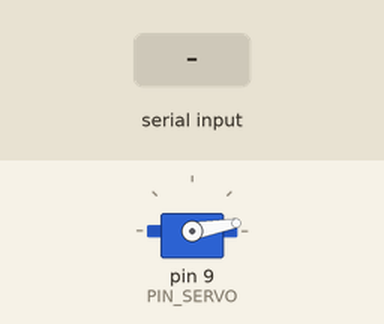
Simulated run of this sketch. Board: Arduino Uno, built with avr-gcc and run on an emulated ATmega328P. Shown: servo. The test bench sets the inputs (shaded band). What the sketch prints to the serial monitor is not drawn.

Above: at 1.5 s.
1.6 s: "30,150\n" received over Serial
3.2 s: "auto\n" received over Serial
At 4.9 s:
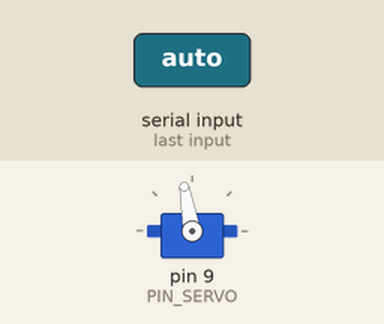
5.2 s: "200\n" received over Serial
7.3 s: "90,45\n" received over Serial
At 7.48 s:
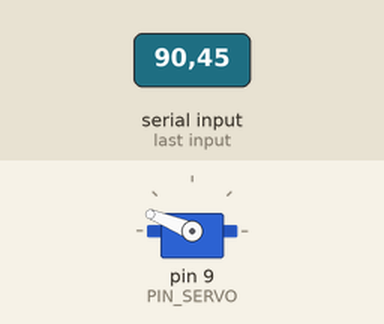
9.4 s: "5\n" received over Serial
At 9.58 s:
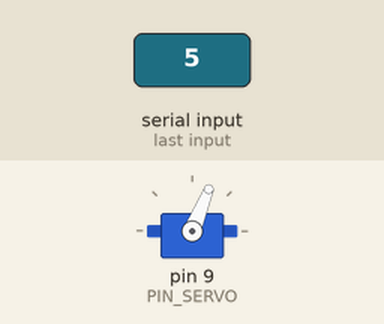
Timing chart, 0 to 12.4 s (numbered marks = the images above; inputs shaded):
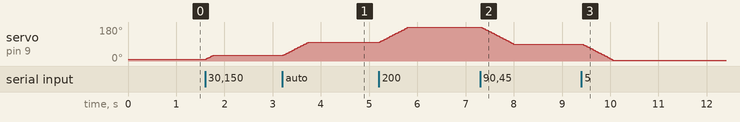

Measured:
- after the input at 3.2 s, servo on pin 9 (PIN_SERVO): moves from 30° to 100° over 0.51 s, starting at once
- after the input at 7.3 s, servo on pin 9 (PIN_SERVO): moves from 180° to 90° over 0.66 s, starting at once
- after the input at 9.4 s, servo on pin 9 (PIN_SERVO): moves from 90° to 5° over 0.63 s, starting at once

The sketch:

servo_test.ino
```cpp
/*
 * Servo (MG996R) test, low-power version.
 *   orange (signal) -> D9, red -> external 5-6 V (2 A or more), brown -> external ground and Arduino GND
 *   Serial monitor at 115200 with line ending set to Newline.
 *
 * To keep current down it moves 2 degrees at a time instead of jumping, only drives
 * the servo while moving and detaches once it arrives (almost no idle current), and
 * uses a wide 500-2500 us pulse range so cheap SG90s also reach the full travel.
 *
 * On power-up it swings between 10 and 100 degrees every 3 s. Send a number (0-180)
 * to go to that angle, or "auto" to go back to swinging.
 */
#include <Servo.h>

const int PIN_SERVO = 9;
const int REST = 10;
const int PUSH = 100;
const int STEP_DEG = 2;      // degrees per step (smaller = less current, slower)
const int STEP_MS = 15;      // time between steps
const int MIN_US = 500, MAX_US = 2500;  // MG996R

Servo sv;
int cur = REST;
bool autoMode = true;
bool atPush = false;
unsigned long lastMove = 0;
String rx;

void moveSlow(int target) {
  target = constrain(target, 0, 180);
  Serial.print(F("서보 "));
  Serial.print(cur);
  Serial.print(F("도 -> "));
  Serial.print(target);
  Serial.println(F("도"));
  sv.attach(PIN_SERVO, MIN_US, MAX_US);
  sv.write(cur);
  delay(20);
  while (cur != target) {
    int d = target - cur;
    cur += (d > 0) ? min(STEP_DEG, d) : max(-STEP_DEG, d);
    sv.write(cur);
    delay(STEP_MS);
  }
  delay(300);      // let it arrive
  sv.detach();     // detach to cut current
}

void setup() {
  Serial.begin(115200);
  Serial.println(F("서보 테스트 시작 (천천히, 3초마다 왕복)"));
  moveSlow(REST);
}

void loop() {
  while (Serial.available()) {
    char c = Serial.read();
    if (c == '\n' || c == '\r') {
      rx.trim();
      if (rx == "auto") {
        autoMode = true;
        Serial.println(F("자동 모드"));
      } else if (rx.length()) {
        autoMode = false;
        moveSlow(rx.toInt());
      }
      rx = "";
    } else {
      rx += c;
    }
  }
  if (autoMode && millis() - lastMove >= 3000) {
    lastMove = millis();
    atPush = !atPush;
    moveSlow(atPush ? PUSH : REST);
  }
}
```
